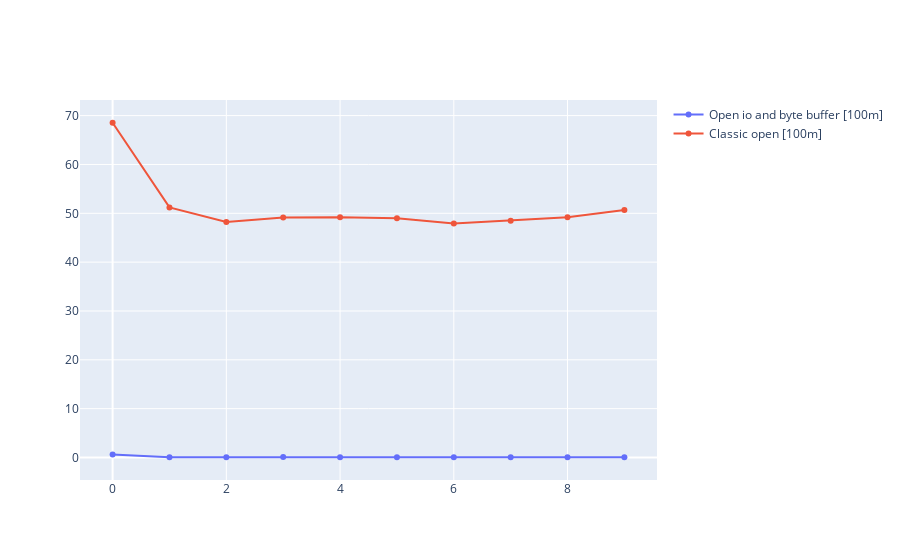

Here is the notebook cell this chart was saved with:
### Code cell
import plotly.graph_objects as go

x = [i for i in range(0, try_cnt)]

fig = go.Figure()

fig.add_trace(go.Scatter(
    x=x,
    y=benchmarks['open_io'],
    name = "Open io and byte buffer [100m]",
))
fig.add_trace(go.Scatter(
    x=x,
    y=benchmarks['open_classic'],
    name = "Classic open [100m]",
))

fig.show()

### Figure 1 — Plotly figure (JSON) as saved in the notebook; plotly's stock layout.template omitted (floating-point values rounded to 4 significant figures)
{"data": [{"name": "Open io and byte buffer [100m]", "type": "scatter", "x": [0, 1, 2, 3, 4, 5, 6, 7, 8, 9], "y": [0.5896, 0.07391, 0.05603, 0.09274, 0.04983, 0.05293, 0.05102, 0.05007, 0.0689, 0.05507]}, {"name": "Classic open [100m]", "type": "scatter", "x": [0, 1, 2, 3, 4, 5, 6, 7, 8, 9], "y": [68.54, 51.2, 48.23, 49.12, 49.2, 49.01, 47.9, 48.47, 49.18, 50.67]}], "layout": {}}
